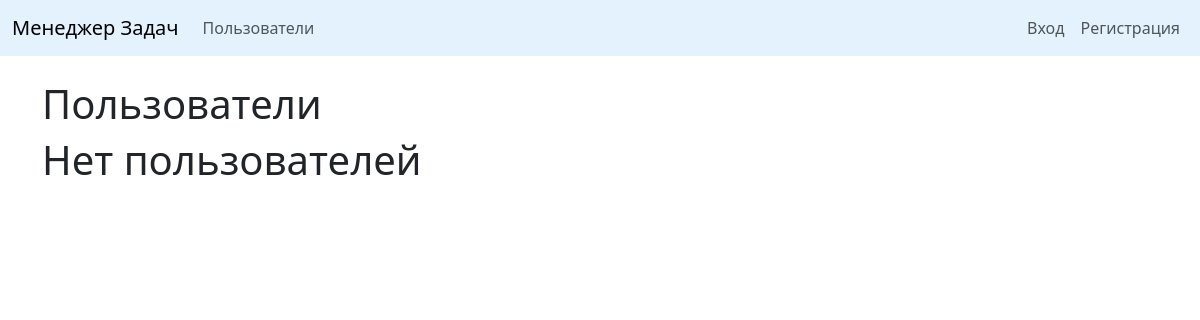
The app's page /users/, older data.
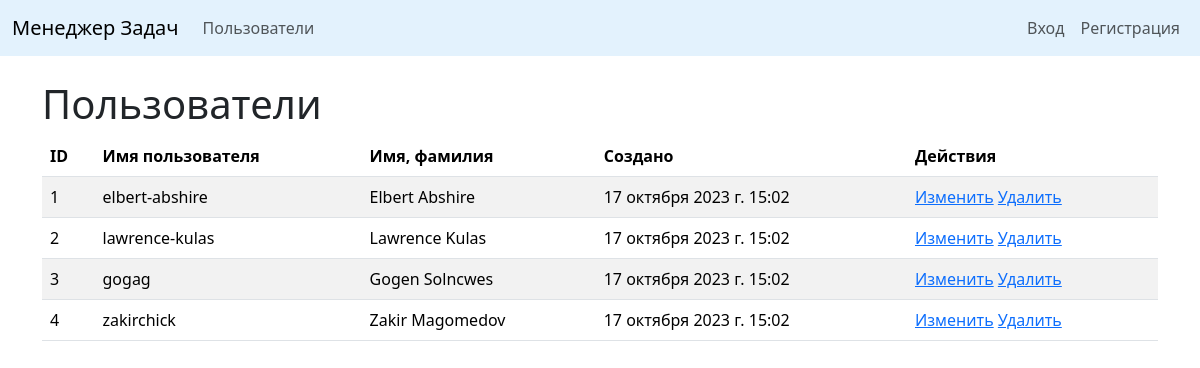
The same page, newer data.
### task_manager/users/models.py (models this page shows)
class User(AbstractUser):
    def __str__(self):
        if self.first_name and self.last_name:
            return f'{self.first_name} {self.last_name}'
        return self.username

### task_manager/users/views.py (the view)
# urls.py: path('', UserListView.as_view(), name="users_list"),
class UserListView(ListView):
    model = User
    template_name = 'users/users.html'
    context_object_name = 'users'

### task_manager/templates/users/users.html
{% extends 'for_import/base.html' %}
{% load i18n %}
{% block content %}
<div class="container mt-4">
    <h1>{% translate "Users" %}</h1>
    {% if users %}
    <table class="table table-striped">
        <thead>
            <tr>
                <th>ID</th>
                <th>{% translate "Username" %}</th>
                <th>{% translate "Full name" %}</th>
                <th>{% translate "Created" %}</th>
                <th>{% translate "Operation" %}</th>
            </tr>
        </thead>
        {% for person in users %}
        <tr>
            <td>{{person.id}}</td>
            <td>{{person.username}}</td>
            <td>{{person.first_name}} {{person.last_name}}</td>
            <td>{{person.date_joined}}</td>
            <td>
                <a href="{% url 'update_user' person.id %}">{% translate "Edit" %}</a>
                <a href="{% url 'delete_user' person.id %}">{% translate "Delete" %}</a>
            </td>
        </tr>
        {% endfor %}
    </table>
    {% else %}
        <h1>{% translate "No users" %}</h1>
    {% endif %}
</div>
{% endblock %}

### task_manager/templates/for_import/base.html (shortened to what this page needs)
<!doctype html>
{% load i18n %}
{% load django_bootstrap5 %}
{% bootstrap_css %}
<html lang="en" data-bs-theme="auto">
  {% block head %}
  <head>
  </head>
  {% endblock %}
  <body>
    {% block header %}
    <header>
          <nav class="navbar navbar-expand-md navbar-light" style="background-color: #e3f2fd;">
            <div class="container-fluid">
              <a class="navbar-brand" href="/">{% translate "Task Manager" %}</a>
              <div class="collapse navbar-collapse" id="navbarCollapse">
                <ul class="navbar-nav me-auto mb-2 mb-md-0">
                  <li class="nav-item">
                    <a class="nav-link" href="/users">{% translate "Users" %}</a>
                  </li>
                </ul>
                {% block panel %}
                {% if request.user.is_authenticated %}
                <ul class="navbar-nav">
                  <li class="nav-item">
                    <a class="nav-link" href="{% url 'logout_user' %}">{% translate "Logout" %}</a>
                  </li>
                </ul>
                {% else %}
                <ul class="navbar-nav">
                  <li class="nav-item">
                    <a class="nav-link" href="{% url 'login_user' %}">{% translate "Sign in" %}</a>
                  </li>
                  <li class="nav-item">
                    <a class="nav-link" href="{% url 'create_user' %}">{% translate "Sign up" %}</a>
                  </li>
                </ul>
                {% endif %}
                {% endblock %}
              </div>
            </div>
          </nav>
    </header>
    {% endblock %}
    {% block content %}{% endblock %}
  </body>
</html>

Row changes from the older to the newer data that the page shows:
added User: id "1", username "elbert-abshire", first_name "Elbert", last_name "Abshire", date_joined "17 октября 2023 г. 15:02"
added User: id "2", username "lawrence-kulas", first_name "Lawrence", last_name "Kulas", date_joined "17 октября 2023 г. 15:02"
added User: id "3", username "gogag", first_name "Gogen", last_name "Solncwes", date_joined "17 октября 2023 г. 15:02"
added User: id "4", username "zakirchick", first_name "Zakir", last_name "Magomedov", date_joined "17 октября 2023 г. 15:02"
Text that changed along with them:
text no longer shown: "Нет пользователей"
text now shown: "ID Имя пользователя Имя, фамилия Создано Действия"
